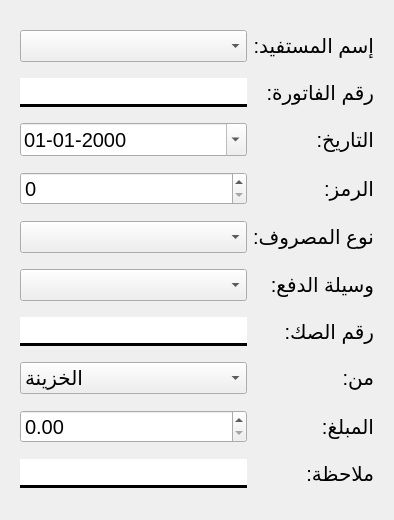
<?xml version="1.0" encoding="UTF-8"?>
<ui version="4.0">
 <class>Form</class>
 <widget class="QWidget" name="Form">
  <property name="geometry">
   <rect>
    <x>0</x>
    <y>0</y>
    <width>394</width>
    <height>520</height>
   </rect>
  </property>
  <property name="windowTitle">
   <string>Form</string>
  </property>
  <layout class="QHBoxLayout" name="horizontalLayout">
   <item>
    <widget class="QFrame" name="frame_4">
     <property name="sizePolicy">
      <sizepolicy hsizetype="Fixed" vsizetype="Preferred">
       <horstretch>0</horstretch>
       <verstretch>0</verstretch>
      </sizepolicy>
     </property>
     <property name="maximumSize">
      <size>
       <width>520</width>
       <height>16777215</height>
      </size>
     </property>
     <property name="frameShape">
      <enum>QFrame::NoFrame</enum>
     </property>
     <property name="lineWidth">
      <number>2</number>
     </property>
     <layout class="QGridLayout" name="gridLayout_2">
      <item row="8" column="0">
       <widget class="QDoubleSpinBox" name="price">
        <property name="font">
         <font>
          <pointsize>15</pointsize>
         </font>
        </property>
        <property name="layoutDirection">
         <enum>Qt::LeftToRight</enum>
        </property>
        <property name="buttonSymbols">
         <enum>QAbstractSpinBox::UpDownArrows</enum>
        </property>
        <property name="maximum">
         <double>111111111111111113774877033367601152.000000000000000</double>
        </property>
       </widget>
      </item>
      <item row="1" column="0">
       <widget class="QLineEdit" name="bill_num">
        <property name="font">
         <font>
          <pointsize>15</pointsize>
         </font>
        </property>
        <property name="styleSheet">
         <string notr="true">border: 3px solid black;
border-left: none;
border-right: none;
border-top: none 
</string>
        </property>
       </widget>
      </item>
      <item row="3" column="1">
       <widget class="QLabel" name="label_19">
        <property name="font">
         <font>
          <pointsize>15</pointsize>
         </font>
        </property>
        <property name="text">
         <string>الرمز:</string>
        </property>
       </widget>
      </item>
      <item row="5" column="0">
       <widget class="QComboBox" name="way">
        <property name="font">
         <font>
          <pointsize>15</pointsize>
         </font>
        </property>
        <property name="layoutDirection">
         <enum>Qt::LeftToRight</enum>
        </property>
       </widget>
      </item>
      <item row="3" column="0">
       <widget class="QSpinBox" name="code_input">
        <property name="font">
         <font>
          <pointsize>15</pointsize>
         </font>
        </property>
        <property name="layoutDirection">
         <enum>Qt::LeftToRight</enum>
        </property>
       </widget>
      </item>
      <item row="2" column="0">
       <widget class="QDateEdit" name="date">
        <property name="font">
         <font>
          <pointsize>15</pointsize>
         </font>
        </property>
        <property name="layoutDirection">
         <enum>Qt::LeftToRight</enum>
        </property>
        <property name="displayFormat">
         <string>dd-MM-yyyy</string>
        </property>
        <property name="calendarPopup">
         <bool>true</bool>
        </property>
       </widget>
      </item>
      <item row="2" column="1">
       <widget class="QLabel" name="label_2">
        <property name="font">
         <font>
          <pointsize>15</pointsize>
         </font>
        </property>
        <property name="text">
         <string>التاريخ:</string>
        </property>
       </widget>
      </item>
      <item row="4" column="0">
       <widget class="QComboBox" name="type">
        <property name="font">
         <font>
          <pointsize>15</pointsize>
         </font>
        </property>
        <property name="layoutDirection">
         <enum>Qt::LeftToRight</enum>
        </property>
        <property name="editable">
         <bool>false</bool>
        </property>
       </widget>
      </item>
      <item row="1" column="1">
       <widget class="QLabel" name="label_14">
        <property name="font">
         <font>
          <pointsize>15</pointsize>
         </font>
        </property>
        <property name="text">
         <string>رقم الفاتورة:</string>
        </property>
       </widget>
      </item>
      <item row="7" column="0">
       <widget class="QComboBox" name="bank_caisse">
        <property name="font">
         <font>
          <pointsize>15</pointsize>
         </font>
        </property>
        <property name="layoutDirection">
         <enum>Qt::LeftToRight</enum>
        </property>
        <item>
         <property name="text">
          <string>الخزينة</string>
         </property>
        </item>
        <item>
         <property name="text">
          <string>البنك</string>
         </property>
        </item>
       </widget>
      </item>
      <item row="9" column="1">
       <widget class="QLabel" name="label_6">
        <property name="font">
         <font>
          <pointsize>15</pointsize>
         </font>
        </property>
        <property name="text">
         <string>ملاحظة:</string>
        </property>
       </widget>
      </item>
      <item row="6" column="1">
       <widget class="QLabel" name="label_15">
        <property name="font">
         <font>
          <pointsize>15</pointsize>
         </font>
        </property>
        <property name="text">
         <string>رقم الصك:</string>
        </property>
       </widget>
      </item>
      <item row="9" column="0">
       <widget class="QLineEdit" name="note">
        <property name="font">
         <font>
          <pointsize>15</pointsize>
         </font>
        </property>
        <property name="styleSheet">
         <string notr="true">border: 3px solid black;
border-left: none;
border-right: none;
border-top: none 
</string>
        </property>
       </widget>
      </item>
      <item row="7" column="1">
       <widget class="QLabel" name="label_18">
        <property name="font">
         <font>
          <pointsize>15</pointsize>
         </font>
        </property>
        <property name="text">
         <string>من:</string>
        </property>
       </widget>
      </item>
      <item row="6" column="0">
       <widget class="QLineEdit" name="nb_cheque">
        <property name="font">
         <font>
          <pointsize>15</pointsize>
         </font>
        </property>
        <property name="styleSheet">
         <string notr="true">border: 3px solid black;
border-left: none;
border-right: none;
border-top: none 
</string>
        </property>
       </widget>
      </item>
      <item row="0" column="1">
       <widget class="QLabel" name="label_13">
        <property name="font">
         <font>
          <pointsize>15</pointsize>
         </font>
        </property>
        <property name="text">
         <string>إسم المستفيد:</string>
        </property>
       </widget>
      </item>
      <item row="5" column="1">
       <widget class="QLabel" name="label_4">
        <property name="font">
         <font>
          <pointsize>15</pointsize>
         </font>
        </property>
        <property name="text">
         <string>وسيلة الدفع:</string>
        </property>
       </widget>
      </item>
      <item row="4" column="1">
       <widget class="QLabel" name="label_3">
        <property name="font">
         <font>
          <pointsize>15</pointsize>
         </font>
        </property>
        <property name="text">
         <string>نوع المصروف:</string>
        </property>
       </widget>
      </item>
      <item row="8" column="1">
       <widget class="QLabel" name="label_5">
        <property name="font">
         <font>
          <pointsize>15</pointsize>
         </font>
        </property>
        <property name="text">
         <string>المبلغ:</string>
        </property>
       </widget>
      </item>
      <item row="0" column="0">
       <widget class="QComboBox" name="name">
        <property name="font">
         <font>
          <pointsize>15</pointsize>
         </font>
        </property>
        <property name="layoutDirection">
         <enum>Qt::LeftToRight</enum>
        </property>
       </widget>
      </item>
     </layout>
    </widget>
   </item>
  </layout>
 </widget>
 <resources/>
 <connections/>
</ui>
